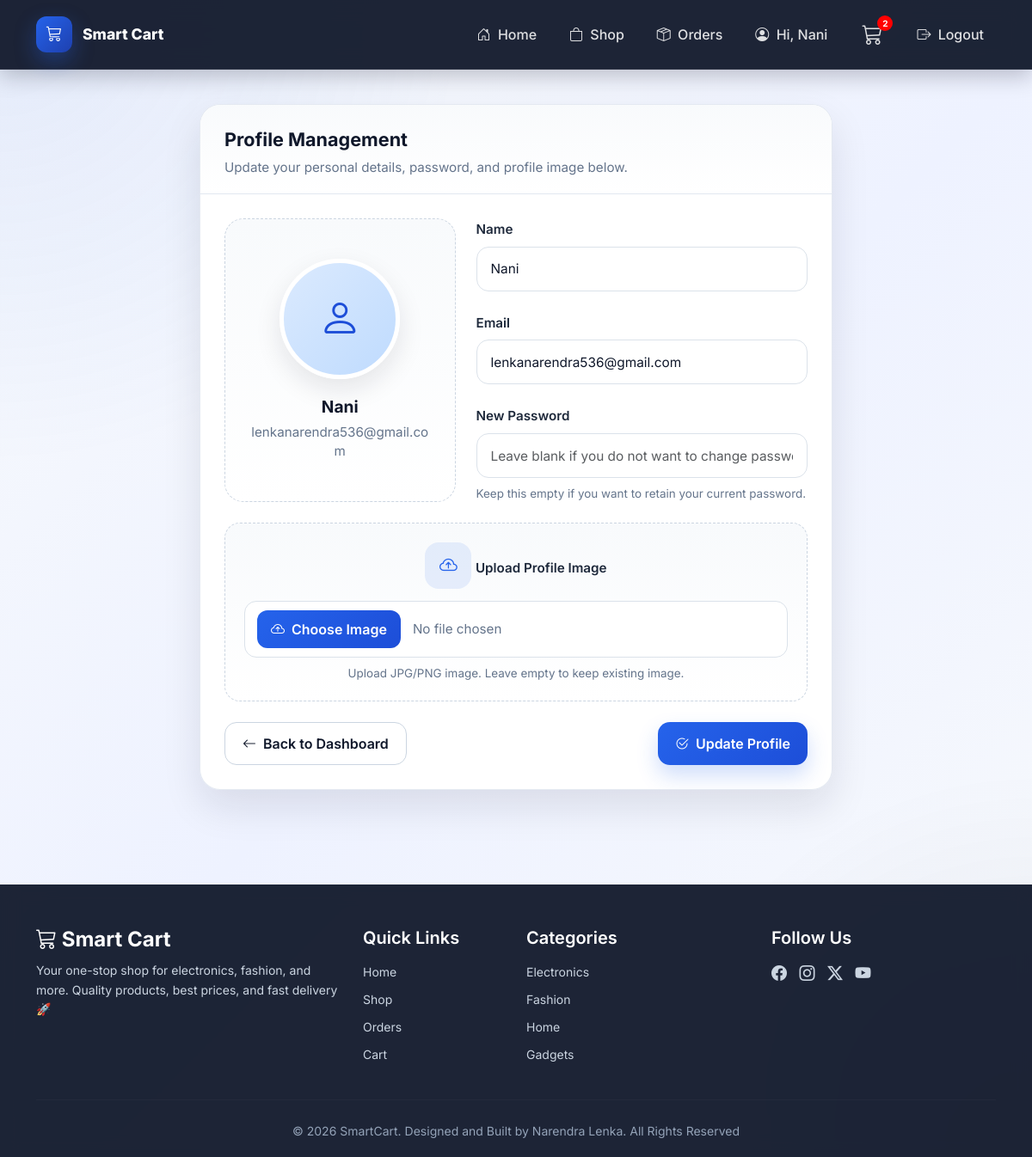
The app's page /user/profile (signed in) with its own data.
### tables this page shows
CREATE TABLE users (
        user_id INTEGER PRIMARY KEY AUTOINCREMENT,
        name TEXT,
        email TEXT UNIQUE,
        password TEXT,
        profile_image TEXT
    );

### app.py (the view)
@app.route('/user/profile', methods=['GET'])
def user_profile():
    if 'user_id' not in session:
        flash("Please login!", "danger")
        return redirect('/user-login')
    user_id = session['user_id']
    conn = get_db_connection()
    cursor = conn.cursor()
    cursor.execute("SELECT * FROM users WHERE user_id = ?", (user_id,))
    user = cursor.fetchone()
    cursor.close()
    conn.close()
    return render_template("user/user_profile.html", user=user)

### app.py (called while the page is built)
def get_db_connection():
    conn = sqlite3.connect("smartcart.db")
    conn.row_factory = sqlite3.Row
    conn.execute("PRAGMA foreign_keys = ON")
    return conn

@app.context_processor
def inject_cart_count():
    cart = session.get('cart', {})
    cart_count = sum(item['quantity'] for item in cart.values())
    return dict(cart_count=cart_count)

@app.context_processor
def inject_cart_count():
    if 'user_id' not in session:
        return dict(cart_count=0)
    conn = get_db_connection()
    cursor = conn.cursor()
    cursor.execute("""
        SELECT COUNT(*) AS count
        FROM cart
        WHERE user_id = ?
    """, (session['user_id'],))
    result = cursor.fetchone()
    cursor.close()
    conn.close()
    return dict(cart_count=result['count'] if result else 0)

### templates/user/user_profile.html (shortened to what this page needs)
{% extends "user/base_user.html" %}
{% block content %}
<div class="main-wrapper">
    <section class="section-space">
        <div class="container">
            <div class="row g-4 justify-content-center">
                <div class="col-12 col-lg-8">
                    <div class="content-card">
                        <div class="content-card-header">
                            <h3>Profile Management</h3>
                            <p>Update your personal details, password, and profile image below.</p>
                        </div>
                        <div class="content-card-body">
                            <form method="POST" action="/user/profile" enctype="multipart/form-data">
                                <div class="row g-4">
                                    <div class="col-12 col-md-5">
                                        <div class="profile-photo-wrapper">
                                            {% if user.profile_image %}
                                            <img src="{{ url_for('static', filename='uploads/profile_images/' + user.profile_image) }}"
                                                alt="User Profile" class="profile-photo">
                                            {% else %}
                                            <div class="profile-placeholder">
                                                <i class="bi bi-person"></i>
                                            </div>
                                            {% endif %}
                                            <div class="profile-name">{{ user.name }}</div>
                                            <div class="profile-email">{{ user.email }}</div>
                                        </div>
                                    </div>
                                    <div class="col-12 col-md-7">
                                        <div class="row g-4">
                                            <div class="col-12">
                                                <label class="form-label">Name</label>
                                                <input type="text" name="name" class="form-control"
                                                    value="{{ user.name }}" placeholder="Enter your full name" required>
                                            </div>
                                            <div class="col-12">
                                                <label class="form-label">Email</label>
                                                <input type="email" name="email" class="form-control"
                                                    value="{{ user.email }}" placeholder="Enter your email address"
                                                    required>
                                            </div>
                                            <div class="col-12">
                                                <label class="form-label">New Password</label>
                                                <input type="password" name="password" class="form-control"
                                                    placeholder="Leave blank if you do not want to change password">
                                                <div class="form-hint">
                                                    Keep this empty if you want to retain your current password.
                                                </div>
                                            </div>
                                        </div>
                                    </div>
                                    <div class="col-12">
                                        <div class="upload-box text-center">
                                            <div class="upload-icon mx-auto">
                                                <i class="bi bi-cloud-arrow-up"></i>
                                            </div>
                                            <label class="form-label">Upload Profile Image</label>
                                            <div class="custom-file-upload">
                                                <label for="profileImageInput" class="upload-btn">
                                                    <i class="bi bi-cloud-arrow-up me-1"></i> Choose Image
                                                </label>
                                                <span id="profileFileName" class="file-name">No file chosen</span>
                                            </div>
                                            <div class="form-hint">
                                                Upload JPG/PNG image. Leave empty to keep existing image.
                                            </div>
                                        </div>
                                    </div>
                                    <div class="col-12">
                                        <div
                                            class="d-flex flex-column flex-md-row justify-content-between align-items-stretch action-buttons gap-3">
                                            <a href="/user-dashboard" class="btn btn-outline-dark">
                                                <i class="bi bi-arrow-left me-2"></i>Back to Dashboard
                                            </a>
                                            <button type="submit" class="btn btn-primary">
                                                <i class="bi bi-check2-circle me-2"></i>Update Profile
                                            </button>
                                        </div>
                                    </div>
                                </div>
                            </form>
                        </div>
                    </div>
                </div>
            </div>
        </div>
    </section>
</div>
{% endblock %}

### templates/user/base_user.html (shortened to what this page needs)
<!DOCTYPE html>
<html lang="en">
<head>
    <link href="https://cdn.jsdelivr.net/npm/bootstrap@5.3.3/dist/css/bootstrap.min.css" rel="stylesheet">
    <link href="https://cdn.jsdelivr.net/npm/bootstrap-icons@1.11.3/font/bootstrap-icons.css" rel="stylesheet">
</head>
<body>
    {% if session.get('user_id') and not hide_user_nav %}
    <nav class="navbar navbar-expand-lg navbar-dark sticky-top">
        <div class="container">
            <a class="navbar-brand" href="/user-dashboard">
                <span class="brand-logo"><i class="bi bi-cart3"></i></span>
                <span>Smart Cart</span>
            </a>
            <div class="collapse navbar-collapse" id="userNav">
                <ul class="navbar-nav ms-auto text-center text-lg-start align-items-lg-center">
                    <li class="nav-item">
                        <a class="nav-link" href="/user-dashboard">
                            <i class="bi bi-house-door me-1"></i> Home
                        </a>
                    </li>
                    <li class="nav-item">
                        <a class="nav-link" href="/user/products">
                            <i class="bi bi-bag me-1"></i> Shop
                        </a>
                    </li>
                    <li class="nav-item">
                        <a class="nav-link" href="/user/my-orders">
                            <i class="bi bi-box-seam me-1"></i> Orders
                        </a>
                    </li>
                    <li class="nav-item">
                        <a class="nav-link" href="/user/profile">
                            <i class="bi bi-person-circle me-1"></i>
                            Hi, {{ session.get('user_name', 'Profile') }}
                        </a>
                    </li>
                    <li class="nav-item">
                        <a class="nav-link cart-nav-link" href="/user/cart">
                            <span class="cart-icon-box">
                                <i class="bi bi-cart3"></i>
                                <span class="cart-badge">{{ cart_count if cart_count else 0 }}</span>
                            </span>
                        </a>
                    </li>
                    <li class="nav-item">
                        <a class="nav-link logout-link" href="/user-logout">
                            <i class="bi bi-box-arrow-right me-1"></i> Logout
                        </a>
                    </li>
                </ul>
            </div>
        </div>
    </nav>
    {% endif %}
    <div class="main-content">
        <div class="container flash-wrapper">
        </div>
        {% block content %}{% endblock %}
    </div>
    <footer class="footer">
        <div class="container">
            <div class="row gy-4">
                <div class="col-md-4">
                    <h4 class="footer-brand">
                        <i class="bi bi-cart3"></i> Smart Cart
                    </h4>
                    <p class="footer-text">
                        Your one-stop shop for electronics, fashion, and more.
                        Quality products, best prices, and fast delivery 🚀
                    </p>
                </div>
                <div class="col-md-2">
                    <h5>Quick Links</h5>
                    <ul class="footer-links">
                        <li><a href="/">Home</a></li>
                        <li><a href="/user/products">Shop</a></li>
                        <li><a href="/user/my-orders">Orders</a></li>
                        <li><a href="/user/cart">Cart</a></li>
                    </ul>
                </div>
                <div class="col-md-3">
                    <h5>Categories</h5>
                    <ul class="footer-links">
                        <li><a href="#">Electronics</a></li>
                        <li><a href="#">Fashion</a></li>
                        <li><a href="#">Home</a></li>
                        <li><a href="#">Gadgets</a></li>
                    </ul>
                </div>
                <div class="col-md-3">
                    <h5>Follow Us</h5>
                    <div class="social-icons">
                        <a href="#"><i class="bi bi-facebook"></i></a>
                        <a href="#"><i class="bi bi-instagram"></i></a>
                        <a href="#"><i class="bi bi-twitter-x"></i></a>
                        <a href="#"><i class="bi bi-youtube"></i></a>
                    </div>
                </div>
            </div>
            <hr>
            <div class="text-center footer-bottom">
                © 2026 SmartCart. Designed and Built by Narendra Lenka. All Rights Reserved
            </div>
        </div>
    </footer>
</body>
</html>

### templates/user/base_user.html (style rules this page uses)
:root { --primary: #0f172a; --accent: #2563eb; --accent-hover: #1d4ed8; --text-dark: #0f172a; --text-muted: #64748b; }
html, body { min-height: 100%; margin: 0; font-family: 'Inter', sans-serif; background: radial-gradient(circle at top left, rgba(37, 99, 235, 0.10), transparent 30%), radial-gradient(circle at bottom right, rgba(15, 23, 42, 0.08), transparent 25%), linear-gradient(135deg, #f8fafc, #eef2ff, #f8fafc); color: var(--text-dark); }
body { display: flex; flex-direction: column; min-height: 100vh; }
.main-content { flex: 1; }
.navbar { background: rgba(15, 23, 42, 0.94); backdrop-filter: blur(14px); border-bottom: 1px solid rgba(255, 255, 255, 0.08); box-shadow: 0 8px 24px rgba(2, 6, 23, 0.22); padding: 14px 0; }
.navbar-brand { display: flex; align-items: center; gap: 12px; font-weight: 800; font-size: 1.1rem; color: #fff !important; }
.brand-logo { width: 42px; height: 42px; border-radius: 12px; background: linear-gradient(135deg, #2563eb, #1e40af); display: flex; align-items: center; justify-content: center; color: white; font-size: 1.15rem; box-shadow: 0 10px 25px rgba(37, 99, 235, 0.35); flex-shrink: 0; }
.navbar-nav .nav-link { color: rgba(255, 255, 255, 0.86) !important; font-weight: 500; margin-left: 10px; padding: 10px 14px !important; border-radius: 10px; transition: 0.3s; white-space: nowrap; }
.cart-nav-link { display: inline-flex !important; align-items: center; justify-content: center; }
.cart-icon-box { position: relative; display: inline-flex; align-items: center; justify-content: center; width: 28px; height: 28px; }
.cart-icon-box i { font-size: 24px; line-height: 1; }
.cart-badge { position: absolute; top: -8px; right: -10px; background: red; color: white; font-size: 10px; min-width: 18px; height: 18px; padding: 0 5px; border-radius: 50px; display: flex; align-items: center; justify-content: center; font-weight: 700; line-height: 1; }
.flash-wrapper { padding-top: 20px; }
.footer { background: rgba(15, 23, 42, 0.94); backdrop-filter: blur(10px); color: #cbd5e1; padding: 50px 0 20px; margin-top: 60px; }
.footer h5 { color: #fff; margin-bottom: 15px; font-weight: 600; }
.footer-brand { color: #fff; font-weight: bold; margin-bottom: 10px; }
.footer-text { font-size: 14px; line-height: 1.6; }
.footer-links { list-style: none; padding: 0; }
.footer-links li { margin-bottom: 8px; }
.footer-links a { text-decoration: none; color: #cbd5e1; font-size: 14px; transition: 0.3s; }
.social-icons a { display: inline-block; margin-right: 10px; font-size: 18px; color: #cbd5e1; transition: 0.3s; }
.footer hr { border-color: rgba(255, 255, 255, 0.1); margin: 25px 0; }
.footer-bottom { font-size: 14px; color: #94a3b8; }

### records on screen
users: get "Nani", name "Nani", email "lenkanarendra536@gmail.com"

### other values on screen
{{ cart_count if cart_count else 0 }} "2"
